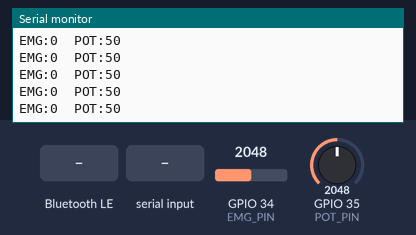
Simulated run of this sketch. Board: ESP32. Parts: the last lines printed to the serial monitor. Inputs (shaded band) come from the test bench; at power-on: GPIO 34 (EMG_PIN) = 2048, GPIO 35 (POT_PIN) = 2048 (analog values on the 0–4095 scale). Nothing arrives over Bluetooth unless stated; a phone connects over Bluetooth LE 3 s after start.

Above: at 3.2 s.
3.3 s: Bluetooth LE write "1" received
5.5 s: GPIO 34 (EMG_PIN) set to 2866
At 6.3 s:
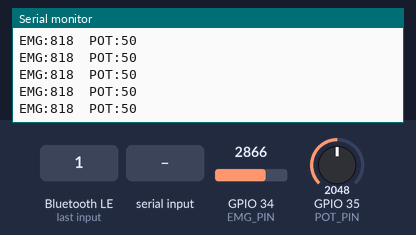
7.0 s: GPIO 35 (POT_PIN) set to 2866
At 8.0 s:
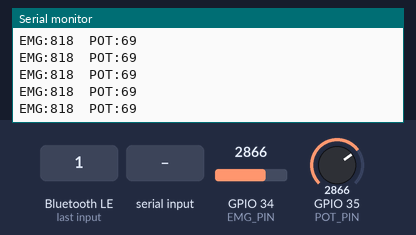
8.5 s: "CAL\n" received over Serial
At 9.1 s:
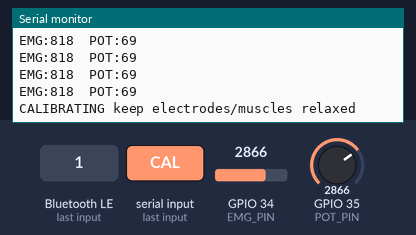
10.0 s: GPIO 34 (EMG_PIN) set to 3603
At 10.6 s:
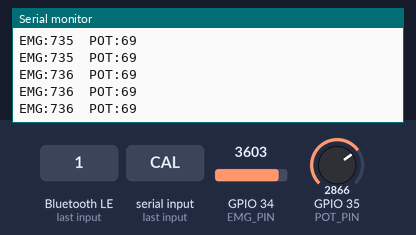
11.5 s: GPIO 35 (POT_PIN) set to 3603
At 12.1 s:
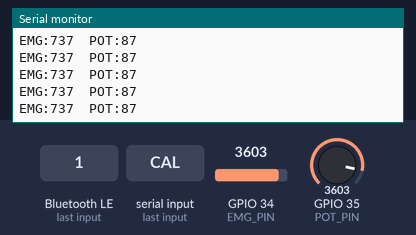
Timing chart, 0 to 14.0 s (numbered marks = the images above; inputs shaded):
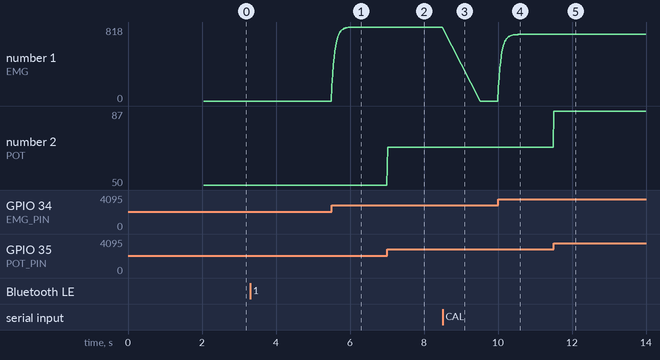

Measured:
- after the input at 5.5 s, the serial monitor: prints a new line at once (image 1)
- after the input at 7.0 s, the serial monitor: prints a new line at once (image 2)
- after the input at 8.5 s, the serial monitor: prints a new line at once (image 3)
- after the input at 10.0 s, the serial monitor: prints a new line at once (image 4)
- after the input at 11.5 s, the serial monitor: prints a new line at once (image 5)
- plotted number 1: 0 → 818 after the input at 5.5 s, 818 → 0 after the input at 8.5 s, 0 → 737 after the input at 10.0 s
- plotted number 2: 50 → 69 after the input at 7.0 s, 69 → 87 after the input at 11.5 s

The sketch:

esp32_ai_usb_bluetooth.ino
```cpp
/**
 * ESP32 EMG + Potentiometer → BLE Nordic UART (NUS)
 *
 * Compatible with React Native react-native-ble-plx:
 *   Service:  6e400001-b5a3-f393-e0a9-e50e24dcca9e
 *   Notify:   6e400003-b5a3-f393-e0a9-e50e24dcca9e
 *   Write:    6e400002-b5a3-f393-e0a9-e50e24dcca9e
 *
 * Device name: ESP32_BT_Device
 *
 * EMG algorithm preserved from the Classic BluetoothSerial firmware.
 * Transport only: Classic SPP removed → BLE/GATT.
 *
 * Board family: Classic ESP32 (ADC pins 34/35). Requires ESP32 Arduino core
 * BLE stack (BLEDevice / BLEServer) — bundled with espressif/arduino-esp32.
 */

#include <Arduino.h>
#include <BLEDevice.h>
#include <BLEServer.h>
#include <BLEUtils.h>
#include <BLE2902.h>
#include "esp_system.h"

// -----------------------------------------------------------------------------
// Pins & EMG algorithm (unchanged from functional base)
// -----------------------------------------------------------------------------
#define EMG_PIN 34
#define POT_PIN 35

static const unsigned long BAUD_RATE = 115200;
static const unsigned long SAMPLE_INTERVAL_MS = 20;  // ~50 Hz
static const int BASELINE_SAMPLES = 160;
static const float EMG_SMOOTHING = 0.20f;
static const float BASELINE_TRACKING = 0.002f;

// -----------------------------------------------------------------------------
// Nordic UART Service (NUS) — must match React Native app
// -----------------------------------------------------------------------------
static const char *DEVICE_NAME = "ESP32_BT_Device";
static const char *NUS_SERVICE_UUID = "6E400001-B5A3-F393-E0A9-E50E24DCCA9E";
static const char *NUS_WRITE_UUID = "6E400002-B5A3-F393-E0A9-E50E24DCCA9E";   // phone → ESP32
static const char *NUS_NOTIFY_UUID = "6E400003-B5A3-F393-E0A9-E50E24DCCA9E";  // ESP32 → phone

// -----------------------------------------------------------------------------
// State
// -----------------------------------------------------------------------------
int emgBaseline = 0;
float emgEnvelope = 0.0f;
unsigned long lastSampleMs = 0;
String usbLine = "";
String bleWriteLine = "";

bool bleClientConnected = false;

BLEServer *bleServer = nullptr;
BLECharacteristic *nusNotifyCharacteristic = nullptr;
BLECharacteristic *nusWriteCharacteristic = nullptr;
BLEAdvertising *bleAdvertising = nullptr;

// -----------------------------------------------------------------------------
// Helpers
// -----------------------------------------------------------------------------
int clampInt(int value, int lo, int hi) {
  if (value < lo) return lo;
  if (value > hi) return hi;
  return value;
}

bool canSendBleNotify() {
  if (!bleClientConnected || nusNotifyCharacteristic == nullptr || bleServer == nullptr) {
    return false;
  }
  return bleServer->getConnectedCount() > 0;
}

void notifyBleText(const String &text) {
  if (!canSendBleNotify()) {
    return;
  }
  nusNotifyCharacteristic->setValue(text.c_str());
  nusNotifyCharacteristic->notify();
}

void sendEmgSampleBle(int emg, int pot) {
  // Exact app parser format: EMG:<value>  POT:<value>\n
  char payload[48];
  snprintf(payload, sizeof(payload), "EMG:%d  POT:%d\n", emg, pot);
  notifyBleText(String(payload));
}

void sendBleStatus(const char *statusCode) {
  // Prefixed so React Native EMG parser ignores these lines.
  char payload[64];
  snprintf(payload, sizeof(payload), "STATUS:%s\n", statusCode);
  notifyBleText(String(payload));
}

// -----------------------------------------------------------------------------
// EMG / POT (preserved algorithm)
// -----------------------------------------------------------------------------
int readPotMapped() {
  int raw = analogRead(POT_PIN);
  int mapped = map(raw, 0, 4095, 0, 100);
  return clampInt(mapped, 0, 100);
}

int readEmgEnvelope() {
  int raw = analogRead(EMG_PIN);
  int rectified = abs(raw - emgBaseline);
  emgEnvelope = (EMG_SMOOTHING * rectified) + ((1.0f - EMG_SMOOTHING) * emgEnvelope);

  if (rectified < 25) {
    emgBaseline = (int)((1.0f - BASELINE_TRACKING) * emgBaseline + BASELINE_TRACKING * raw);
  }

  return clampInt((int)(emgEnvelope + 0.5f), 0, 4095);
}

void calibrateBaseline() {
  Serial.println("CALIBRATING keep electrodes/muscles relaxed");
  delay(200);

  long sum = 0;
  for (int i = 0; i < BASELINE_SAMPLES; i++) {
    sum += analogRead(EMG_PIN);
    delay(5);
  }
  emgBaseline = (int)(sum / BASELINE_SAMPLES);
  emgEnvelope = 0.0f;

  Serial.print("BASELINE:");
  Serial.println(emgBaseline);
  Serial.println("CALIBRATION DONE");

  // Distinct from EMG lines so the mobile parser will not treat this as a sample.
  sendBleStatus("CALIBRATION_DONE");
}

void handleCommand(String cmd) {
  cmd.trim();
  if (cmd.length() == 0) return;

  String upper = cmd;
  upper.toUpperCase();

  if (upper == "CAL" || upper == "CALIBRATE") {
    calibrateBaseline();
  } else {
    Serial.print("ERR unknown command: ");
    Serial.println(cmd);
  }
}

void consumeStream(Stream &stream, String &buffer) {
  while (stream.available()) {
    char ch = (char)stream.read();
    if (ch == '\r') continue;
    if (ch == '\n') {
      handleCommand(buffer);
      buffer = "";
    } else if (buffer.length() < 96) {
      buffer += ch;
    }
  }
}

void readUsbCommands() {
  consumeStream(Serial, usbLine);
}

void emitSample() {
  int emg = readEmgEnvelope();
  int pot = readPotMapped();

  // USB Serial: always useful for debugging (includes sample stream).
  Serial.print("EMG:");
  Serial.print(emg);
  Serial.print("  POT:");
  Serial.println(pot);

  // BLE notify: only when a central is connected and notifications are enabled.
  if (canSendBleNotify()) {
    sendEmgSampleBle(emg, pot);
  }
}

// -----------------------------------------------------------------------------
// BLE callbacks
// -----------------------------------------------------------------------------
class ServerCallbacks : public BLEServerCallbacks {
  void onConnect(BLEServer *server) override {
    bleClientConnected = true;
    Serial.println("BLE central connected");
  }

  void onDisconnect(BLEServer *server) override {
    (void)server;
    bleClientConnected = false;
    Serial.println("BLE central disconnected — restarting advertising");
    delay(100);
    if (bleAdvertising != nullptr) {
      bleAdvertising->start();
    }
  }
};

class WriteCallbacks : public BLECharacteristicCallbacks {
  void onWrite(BLECharacteristic *characteristic) override {
    // ESP32 Arduino core: getValue() returns String (core 3.x) or std::string (2.x).
    // Convert via c_str() for compatibility.
    String value = String(characteristic->getValue().c_str());
    if (value.length() == 0) {
      return;
    }

    bool sawNewline = false;
    for (unsigned int i = 0; i < value.length(); i++) {
      char ch = value.charAt(i);
      if (ch == '\r') continue;
      if (ch == '\n') {
        sawNewline = true;
        handleCommand(bleWriteLine);
        bleWriteLine = "";
      } else if (bleWriteLine.length() < 96) {
        bleWriteLine += ch;
      }
    }

    // Accept a single write packet without trailing newline (e.g. "CAL").
    if (!sawNewline && bleWriteLine.length() > 0) {
      handleCommand(bleWriteLine);
      bleWriteLine = "";
    }
  }
};

// -----------------------------------------------------------------------------
// BLE setup
// -----------------------------------------------------------------------------
void startAdvertising() {
  if (bleAdvertising == nullptr) {
    return;
  }
  bleAdvertising->start();
  Serial.println("BLE advertising started");
}

void setupBLE() {
  BLEDevice::init(DEVICE_NAME);

  bleServer = BLEDevice::createServer();
  bleServer->setCallbacks(new ServerCallbacks());

  BLEService *nusService = bleServer->createService(NUS_SERVICE_UUID);

  // Notify characteristic (ESP32 → phone) — required by React Native app
  nusNotifyCharacteristic = nusService->createCharacteristic(
      NUS_NOTIFY_UUID,
      BLECharacteristic::PROPERTY_NOTIFY
  );
  // CCCD required for mobile clients to enable notifications.
  nusNotifyCharacteristic->addDescriptor(new BLE2902());

  // Write characteristic (phone → ESP32) — CAL / CALIBRATE
  nusWriteCharacteristic = nusService->createCharacteristic(
      NUS_WRITE_UUID,
      BLECharacteristic::PROPERTY_WRITE | BLECharacteristic::PROPERTY_WRITE_NR
  );
  nusWriteCharacteristic->setCallbacks(new WriteCallbacks());

  nusService->start();

  bleAdvertising = BLEDevice::getAdvertising();
  bleAdvertising->addServiceUUID(NUS_SERVICE_UUID);
  bleAdvertising->setScanResponse(true);
  // Prefer connectable advertising for phones
  bleAdvertising->setMinPreferred(0x06);
  bleAdvertising->setMaxPreferred(0x12);

  startAdvertising();

  Serial.println("Bluetooth/BLE Started");
  Serial.print("Device Name: ");
  Serial.println(DEVICE_NAME);
  Serial.print("Service UUID: ");
  Serial.println(NUS_SERVICE_UUID);
  Serial.print("Notify Characteristic UUID: ");
  Serial.println(NUS_NOTIFY_UUID);
  Serial.print("Write Characteristic UUID: ");
  Serial.println(NUS_WRITE_UUID);
  Serial.println("Waiting for BLE connection");
}

void handleBLEConnect() {
  // Connection handled in ServerCallbacks::onConnect
}

void handleBLEDisconnect() {
  // Disconnect handled in ServerCallbacks::onDisconnect
}

void handleBLEWrite() {
  // Writes handled in WriteCallbacks::onWrite
}

void sendEmgSample() {
  emitSample();
}

// -----------------------------------------------------------------------------
// Arduino entry
// -----------------------------------------------------------------------------
void setup() {
  Serial.begin(BAUD_RATE);
  delay(1000);

  esp_reset_reason_t reason = esp_reset_reason();
  Serial.print("Reset Reason: ");
  switch (reason) {
    case ESP_RST_POWERON: Serial.println("Power On"); break;
    case ESP_RST_BROWNOUT: Serial.println("BROWNOUT - Power issue!"); break;
    case ESP_RST_TASK_WDT: Serial.println("Watchdog Timeout"); break;
    case ESP_RST_PANIC: Serial.println("Software Crash/Panic"); break;
    default: Serial.println((int)reason); break;
  }

  analogReadResolution(12);
  analogSetPinAttenuation(EMG_PIN, ADC_11db);
  analogSetPinAttenuation(POT_PIN, ADC_11db);

  setupBLE();

  Serial.println("READY ESP32-EMG-AI (BLE)");
  Serial.println("FORMAT EMG:<0-4095>  POT:<0-100>");

  calibrateBaseline();
  Serial.println("STREAMING READY (BLE notifies only when phone is connected)");
}

void loop() {
  readUsbCommands();

  unsigned long now = millis();
  if (lastSampleMs == 0 || now - lastSampleMs >= SAMPLE_INTERVAL_MS) {
    lastSampleMs = now;
    sendEmgSample();
  }
}
```
